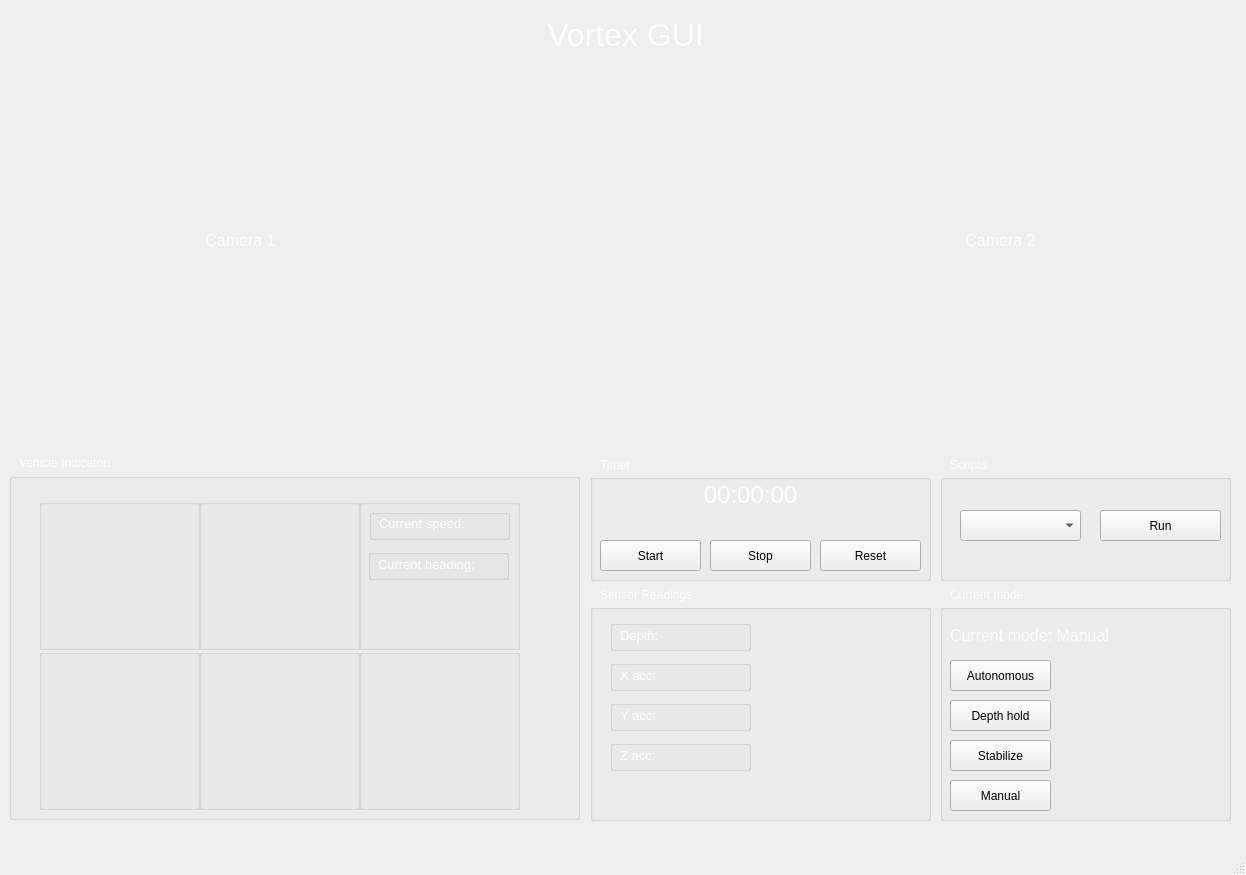
<?xml version="1.0" encoding="UTF-8"?>
<ui version="4.0">
 <class>MainWindow</class>
 <widget class="QMainWindow" name="MainWindow">
  <property name="geometry">
   <rect>
    <x>0</x>
    <y>0</y>
    <width>1246</width>
    <height>875</height>
   </rect>
  </property>
  <property name="windowTitle">
   <string>MainWindow</string>
  </property>
  <widget class="QWidget" name="centralwidget">
   <widget class="QLabel" name="label">
    <property name="geometry">
     <rect>
      <x>0</x>
      <y>0</y>
      <width>1381</width>
      <height>841</height>
     </rect>
    </property>
    <property name="layoutDirection">
     <enum>Qt::LeftToRight</enum>
    </property>
    <property name="text">
     <string/>
    </property>
    <property name="pixmap">
     <pixmap>../../Downloads/a (1).jpg</pixmap>
    </property>
    <property name="scaledContents">
     <bool>true</bool>
    </property>
   </widget>
   <widget class="QLabel" name="label_2">
    <property name="geometry">
     <rect>
      <x>500</x>
      <y>10</y>
      <width>251</width>
      <height>51</height>
     </rect>
    </property>
    <property name="font">
     <font>
      <pointsize>36</pointsize>
     </font>
    </property>
    <property name="text">
     <string>&lt;html&gt;&lt;head/&gt;&lt;body&gt;&lt;p&gt;&lt;span style=&quot; font-size:24pt; color:#ffffff;&quot;&gt;Vortex GUI&lt;/span&gt;&lt;/p&gt;&lt;/body&gt;&lt;/html&gt;</string>
    </property>
    <property name="alignment">
     <set>Qt::AlignCenter</set>
    </property>
   </widget>
   <widget class="QLabel" name="label_3">
    <property name="geometry">
     <rect>
      <x>10</x>
      <y>60</y>
      <width>461</width>
      <height>361</height>
     </rect>
    </property>
    <property name="text">
     <string>&lt;html&gt;&lt;head/&gt;&lt;body&gt;&lt;p align=&quot;center&quot;&gt;&lt;span style=&quot; font-size:12pt; color:#ffffff;&quot;&gt;Camera 1&lt;/span&gt;&lt;/p&gt;&lt;/body&gt;&lt;/html&gt;</string>
    </property>
   </widget>
   <widget class="QLabel" name="label_4">
    <property name="geometry">
     <rect>
      <x>770</x>
      <y>60</y>
      <width>461</width>
      <height>361</height>
     </rect>
    </property>
    <property name="text">
     <string>&lt;html&gt;&lt;head/&gt;&lt;body&gt;&lt;p align=&quot;center&quot;&gt;&lt;span style=&quot; font-size:12pt; color:#ffffff;&quot;&gt;Camera 2&lt;/span&gt;&lt;/p&gt;&lt;/body&gt;&lt;/html&gt;</string>
    </property>
   </widget>
   <widget class="QGroupBox" name="vehicleIndicators">
    <property name="geometry">
     <rect>
      <x>9</x>
      <y>459</y>
      <width>571</width>
      <height>361</height>
     </rect>
    </property>
    <property name="title">
     <string>                             </string>
    </property>
    <widget class="QLabel" name="label_5">
     <property name="geometry">
      <rect>
       <x>10</x>
       <y>-11</y>
       <width>91</width>
       <height>31</height>
      </rect>
     </property>
     <property name="text">
      <string>&lt;html&gt;&lt;head/&gt;&lt;body&gt;&lt;p&gt;&lt;span style=&quot; color:#ffffff;&quot;&gt;Vehicle Indicators&lt;/span&gt;&lt;/p&gt;&lt;/body&gt;&lt;/html&gt;</string>
     </property>
    </widget>
    <widget class="QGroupBox" name="groupBox">
     <property name="geometry">
      <rect>
       <x>30</x>
       <y>40</y>
       <width>161</width>
       <height>151</height>
      </rect>
     </property>
     <property name="title">
      <string/>
     </property>
     <widget class="QLabel" name="label_6">
      <property name="geometry">
       <rect>
        <x>0</x>
        <y>10</y>
        <width>161</width>
        <height>131</height>
       </rect>
      </property>
      <property name="text">
       <string/>
      </property>
      <property name="pixmap">
       <pixmap>../../Downloads/Compressed/icons/grapper-close.png</pixmap>
      </property>
      <property name="alignment">
       <set>Qt::AlignCenter</set>
      </property>
     </widget>
    </widget>
    <widget class="QGroupBox" name="groupBox_2">
     <property name="geometry">
      <rect>
       <x>190</x>
       <y>40</y>
       <width>161</width>
       <height>151</height>
      </rect>
     </property>
     <property name="title">
      <string/>
     </property>
     <widget class="QLabel" name="label_7">
      <property name="geometry">
       <rect>
        <x>6</x>
        <y>2</y>
        <width>151</width>
        <height>141</height>
       </rect>
      </property>
      <property name="text">
       <string/>
      </property>
      <property name="pixmap">
       <pixmap>../../Downloads/Compressed/icons/grapper-close-horizontalpng.png</pixmap>
      </property>
      <property name="alignment">
       <set>Qt::AlignCenter</set>
      </property>
     </widget>
    </widget>
    <widget class="QGroupBox" name="groupBox_3">
     <property name="geometry">
      <rect>
       <x>350</x>
       <y>40</y>
       <width>161</width>
       <height>151</height>
      </rect>
     </property>
     <property name="title">
      <string/>
     </property>
     <widget class="QGroupBox" name="groupBox_7">
      <property name="geometry">
       <rect>
        <x>10</x>
        <y>10</y>
        <width>141</width>
        <height>31</height>
       </rect>
      </property>
      <property name="title">
       <string/>
      </property>
      <widget class="QLabel" name="label_8">
       <property name="geometry">
        <rect>
         <x>10</x>
         <y>-1</y>
         <width>91</width>
         <height>31</height>
        </rect>
       </property>
       <property name="text">
        <string>&lt;html&gt;&lt;head/&gt;&lt;body&gt;&lt;p&gt;&lt;span style=&quot; font-size:10pt; color:#ffffff;&quot;&gt;Current speed:&lt;/span&gt;&lt;/p&gt;&lt;/body&gt;&lt;/html&gt;</string>
       </property>
      </widget>
     </widget>
     <widget class="QGroupBox" name="groupBox_8">
      <property name="geometry">
       <rect>
        <x>9</x>
        <y>50</y>
        <width>141</width>
        <height>31</height>
       </rect>
      </property>
      <property name="title">
       <string/>
      </property>
      <widget class="QLabel" name="label_9">
       <property name="geometry">
        <rect>
         <x>10</x>
         <y>0</y>
         <width>101</width>
         <height>31</height>
        </rect>
       </property>
       <property name="text">
        <string>&lt;html&gt;&lt;head/&gt;&lt;body&gt;&lt;p&gt;&lt;span style=&quot; font-size:10pt; color:#ffffff;&quot;&gt;Current heading:&lt;/span&gt;&lt;/p&gt;&lt;/body&gt;&lt;/html&gt;</string>
       </property>
      </widget>
     </widget>
    </widget>
    <widget class="QGroupBox" name="groupBox_4">
     <property name="geometry">
      <rect>
       <x>30</x>
       <y>190</y>
       <width>161</width>
       <height>161</height>
      </rect>
     </property>
     <property name="title">
      <string/>
     </property>
     <widget class="QLabel" name="label_10">
      <property name="geometry">
       <rect>
        <x>50</x>
        <y>10</y>
        <width>61</width>
        <height>41</height>
       </rect>
      </property>
      <property name="text">
       <string/>
      </property>
      <property name="pixmap">
       <pixmap>../../Downloads/Compressed/icons/frwrd-arrowred.png</pixmap>
      </property>
      <property name="scaledContents">
       <bool>true</bool>
      </property>
     </widget>
     <widget class="QLabel" name="label_11">
      <property name="geometry">
       <rect>
        <x>10</x>
        <y>50</y>
        <width>41</width>
        <height>61</height>
       </rect>
      </property>
      <property name="text">
       <string/>
      </property>
      <property name="pixmap">
       <pixmap>../../Downloads/Compressed/icons/left-arrowred.png</pixmap>
      </property>
      <property name="scaledContents">
       <bool>true</bool>
      </property>
     </widget>
     <widget class="QLabel" name="label_12">
      <property name="geometry">
       <rect>
        <x>50</x>
        <y>110</y>
        <width>61</width>
        <height>41</height>
       </rect>
      </property>
      <property name="text">
       <string/>
      </property>
      <property name="pixmap">
       <pixmap>../../Downloads/Compressed/icons/bckwrd-arrowred.png</pixmap>
      </property>
      <property name="scaledContents">
       <bool>true</bool>
      </property>
     </widget>
     <widget class="QLabel" name="label_13">
      <property name="geometry">
       <rect>
        <x>110</x>
        <y>50</y>
        <width>41</width>
        <height>61</height>
       </rect>
      </property>
      <property name="text">
       <string/>
      </property>
      <property name="pixmap">
       <pixmap>../../Downloads/Compressed/icons/right-arrowred.png</pixmap>
      </property>
      <property name="scaledContents">
       <bool>true</bool>
      </property>
     </widget>
    </widget>
    <widget class="QGroupBox" name="groupBox_5">
     <property name="geometry">
      <rect>
       <x>190</x>
       <y>190</y>
       <width>161</width>
       <height>161</height>
      </rect>
     </property>
     <property name="title">
      <string/>
     </property>
     <widget class="QLabel" name="label_14">
      <property name="geometry">
       <rect>
        <x>10</x>
        <y>10</y>
        <width>151</width>
        <height>61</height>
       </rect>
      </property>
      <property name="text">
       <string/>
      </property>
      <property name="pixmap">
       <pixmap>../../Downloads/Compressed/icons/cwred.png</pixmap>
      </property>
      <property name="scaledContents">
       <bool>true</bool>
      </property>
     </widget>
     <widget class="QLabel" name="label_15">
      <property name="geometry">
       <rect>
        <x>10</x>
        <y>80</y>
        <width>151</width>
        <height>61</height>
       </rect>
      </property>
      <property name="text">
       <string/>
      </property>
      <property name="pixmap">
       <pixmap>../../Downloads/Compressed/icons/ccwred.png</pixmap>
      </property>
      <property name="scaledContents">
       <bool>true</bool>
      </property>
     </widget>
    </widget>
    <widget class="QGroupBox" name="groupBox_6">
     <property name="geometry">
      <rect>
       <x>350</x>
       <y>190</y>
       <width>161</width>
       <height>161</height>
      </rect>
     </property>
     <property name="title">
      <string/>
     </property>
     <widget class="QLabel" name="label_16">
      <property name="geometry">
       <rect>
        <x>40</x>
        <y>20</y>
        <width>71</width>
        <height>61</height>
       </rect>
      </property>
      <property name="text">
       <string/>
      </property>
      <property name="pixmap">
       <pixmap>../../Downloads/Compressed/icons/upward-arrowred.png</pixmap>
      </property>
      <property name="scaledContents">
       <bool>true</bool>
      </property>
     </widget>
     <widget class="QLabel" name="label_17">
      <property name="geometry">
       <rect>
        <x>40</x>
        <y>90</y>
        <width>71</width>
        <height>61</height>
       </rect>
      </property>
      <property name="text">
       <string/>
      </property>
      <property name="pixmap">
       <pixmap>../../Downloads/Compressed/icons/downward-arrowred.png</pixmap>
      </property>
      <property name="scaledContents">
       <bool>true</bool>
      </property>
     </widget>
    </widget>
   </widget>
   <widget class="QGroupBox" name="groupBox_9">
    <property name="geometry">
     <rect>
      <x>590</x>
      <y>460</y>
      <width>341</width>
      <height>121</height>
     </rect>
    </property>
    <property name="title">
     <string>         </string>
    </property>
    <widget class="QLabel" name="label_18">
     <property name="geometry">
      <rect>
       <x>10</x>
       <y>-10</y>
       <width>91</width>
       <height>31</height>
      </rect>
     </property>
     <property name="text">
      <string>&lt;html&gt;&lt;head/&gt;&lt;body&gt;&lt;p&gt;&lt;span style=&quot; color:#ffffff;&quot;&gt;Timer&lt;/span&gt;&lt;/p&gt;&lt;/body&gt;&lt;/html&gt;</string>
     </property>
    </widget>
    <widget class="QLabel" name="label_19">
     <property name="geometry">
      <rect>
       <x>0</x>
       <y>20</y>
       <width>321</width>
       <height>31</height>
      </rect>
     </property>
     <property name="text">
      <string>&lt;html&gt;&lt;head/&gt;&lt;body&gt;&lt;p&gt;&lt;span style=&quot; font-size:18pt; color:#ffffff;&quot;&gt;00:00:00&lt;/span&gt;&lt;/p&gt;&lt;/body&gt;&lt;/html&gt;</string>
     </property>
     <property name="alignment">
      <set>Qt::AlignCenter</set>
     </property>
    </widget>
    <widget class="QPushButton" name="pushButton">
     <property name="geometry">
      <rect>
       <x>10</x>
       <y>80</y>
       <width>101</width>
       <height>31</height>
      </rect>
     </property>
     <property name="text">
      <string>Start</string>
     </property>
    </widget>
    <widget class="QPushButton" name="pushButton_2">
     <property name="geometry">
      <rect>
       <x>120</x>
       <y>80</y>
       <width>101</width>
       <height>31</height>
      </rect>
     </property>
     <property name="text">
      <string>Stop</string>
     </property>
    </widget>
    <widget class="QPushButton" name="pushButton_3">
     <property name="geometry">
      <rect>
       <x>230</x>
       <y>80</y>
       <width>101</width>
       <height>31</height>
      </rect>
     </property>
     <property name="text">
      <string>Reset</string>
     </property>
    </widget>
   </widget>
   <widget class="QGroupBox" name="groupBox_10">
    <property name="geometry">
     <rect>
      <x>590</x>
      <y>590</y>
      <width>341</width>
      <height>231</height>
     </rect>
    </property>
    <property name="title">
     <string>                           </string>
    </property>
    <widget class="QLabel" name="label_20">
     <property name="geometry">
      <rect>
       <x>10</x>
       <y>-10</y>
       <width>91</width>
       <height>31</height>
      </rect>
     </property>
     <property name="text">
      <string>&lt;html&gt;&lt;head/&gt;&lt;body&gt;&lt;p&gt;&lt;span style=&quot; color:#ffffff;&quot;&gt;Sensor Readings&lt;/span&gt;&lt;/p&gt;&lt;/body&gt;&lt;/html&gt;</string>
     </property>
    </widget>
    <widget class="QGroupBox" name="groupBox_11">
     <property name="geometry">
      <rect>
       <x>20</x>
       <y>30</y>
       <width>141</width>
       <height>31</height>
      </rect>
     </property>
     <property name="title">
      <string/>
     </property>
     <widget class="QLabel" name="label_21">
      <property name="geometry">
       <rect>
        <x>10</x>
        <y>0</y>
        <width>101</width>
        <height>31</height>
       </rect>
      </property>
      <property name="text">
       <string>&lt;html&gt;&lt;head/&gt;&lt;body&gt;&lt;p&gt;&lt;span style=&quot; font-size:10pt; color:#ffffff;&quot;&gt;Depth:&lt;/span&gt;&lt;/p&gt;&lt;/body&gt;&lt;/html&gt;</string>
      </property>
     </widget>
    </widget>
    <widget class="QGroupBox" name="groupBox_12">
     <property name="geometry">
      <rect>
       <x>20</x>
       <y>70</y>
       <width>141</width>
       <height>31</height>
      </rect>
     </property>
     <property name="title">
      <string/>
     </property>
     <widget class="QLabel" name="label_22">
      <property name="geometry">
       <rect>
        <x>10</x>
        <y>0</y>
        <width>101</width>
        <height>31</height>
       </rect>
      </property>
      <property name="text">
       <string>&lt;html&gt;&lt;head/&gt;&lt;body&gt;&lt;p&gt;&lt;span style=&quot; font-size:10pt; color:#ffffff;&quot;&gt;X acc:&lt;/span&gt;&lt;/p&gt;&lt;/body&gt;&lt;/html&gt;</string>
      </property>
     </widget>
    </widget>
    <widget class="QGroupBox" name="groupBox_13">
     <property name="geometry">
      <rect>
       <x>20</x>
       <y>110</y>
       <width>141</width>
       <height>31</height>
      </rect>
     </property>
     <property name="title">
      <string/>
     </property>
     <widget class="QLabel" name="label_23">
      <property name="geometry">
       <rect>
        <x>10</x>
        <y>0</y>
        <width>101</width>
        <height>31</height>
       </rect>
      </property>
      <property name="text">
       <string>&lt;html&gt;&lt;head/&gt;&lt;body&gt;&lt;p&gt;&lt;span style=&quot; font-size:10pt; color:#ffffff;&quot;&gt;Y acc:&lt;/span&gt;&lt;/p&gt;&lt;/body&gt;&lt;/html&gt;</string>
      </property>
     </widget>
    </widget>
    <widget class="QGroupBox" name="groupBox_14">
     <property name="geometry">
      <rect>
       <x>20</x>
       <y>150</y>
       <width>141</width>
       <height>31</height>
      </rect>
     </property>
     <property name="title">
      <string/>
     </property>
     <widget class="QLabel" name="label_24">
      <property name="geometry">
       <rect>
        <x>10</x>
        <y>0</y>
        <width>101</width>
        <height>31</height>
       </rect>
      </property>
      <property name="text">
       <string>&lt;html&gt;&lt;head/&gt;&lt;body&gt;&lt;p&gt;&lt;span style=&quot; font-size:10pt; color:#ffffff;&quot;&gt;Z acc:&lt;/span&gt;&lt;/p&gt;&lt;/body&gt;&lt;/html&gt;</string>
      </property>
     </widget>
    </widget>
   </widget>
   <widget class="QGroupBox" name="groupBox_15">
    <property name="geometry">
     <rect>
      <x>940</x>
      <y>460</y>
      <width>291</width>
      <height>121</height>
     </rect>
    </property>
    <property name="title">
     <string>           </string>
    </property>
    <widget class="QComboBox" name="comboBox">
     <property name="geometry">
      <rect>
       <x>20</x>
       <y>50</y>
       <width>121</width>
       <height>31</height>
      </rect>
     </property>
    </widget>
    <widget class="QPushButton" name="pushButton_4">
     <property name="geometry">
      <rect>
       <x>160</x>
       <y>50</y>
       <width>121</width>
       <height>31</height>
      </rect>
     </property>
     <property name="text">
      <string>Run</string>
     </property>
    </widget>
   </widget>
   <widget class="QLabel" name="label_25">
    <property name="geometry">
     <rect>
      <x>950</x>
      <y>450</y>
      <width>91</width>
      <height>31</height>
     </rect>
    </property>
    <property name="text">
     <string>&lt;html&gt;&lt;head/&gt;&lt;body&gt;&lt;p&gt;&lt;span style=&quot; color:#ffffff;&quot;&gt;Scripts&lt;/span&gt;&lt;/p&gt;&lt;/body&gt;&lt;/html&gt;</string>
    </property>
   </widget>
   <widget class="QGroupBox" name="groupBox_16">
    <property name="geometry">
     <rect>
      <x>940</x>
      <y>590</y>
      <width>291</width>
      <height>231</height>
     </rect>
    </property>
    <property name="title">
     <string>                      </string>
    </property>
    <widget class="QLabel" name="label_27">
     <property name="geometry">
      <rect>
       <x>10</x>
       <y>30</y>
       <width>161</width>
       <height>31</height>
      </rect>
     </property>
     <property name="text">
      <string>&lt;html&gt;&lt;head/&gt;&lt;body&gt;&lt;p&gt;&lt;span style=&quot; font-size:12pt; color:#ffffff;&quot;&gt;Current mode: Manual&lt;/span&gt;&lt;/p&gt;&lt;/body&gt;&lt;/html&gt;</string>
     </property>
    </widget>
    <widget class="QPushButton" name="pushButton_5">
     <property name="geometry">
      <rect>
       <x>10</x>
       <y>70</y>
       <width>101</width>
       <height>31</height>
      </rect>
     </property>
     <property name="text">
      <string>Autonomous</string>
     </property>
    </widget>
    <widget class="QPushButton" name="pushButton_6">
     <property name="geometry">
      <rect>
       <x>10</x>
       <y>110</y>
       <width>101</width>
       <height>31</height>
      </rect>
     </property>
     <property name="text">
      <string>Depth hold</string>
     </property>
    </widget>
    <widget class="QPushButton" name="pushButton_7">
     <property name="geometry">
      <rect>
       <x>10</x>
       <y>150</y>
       <width>101</width>
       <height>31</height>
      </rect>
     </property>
     <property name="text">
      <string>Stabilize</string>
     </property>
    </widget>
    <widget class="QPushButton" name="pushButton_8">
     <property name="geometry">
      <rect>
       <x>10</x>
       <y>190</y>
       <width>101</width>
       <height>31</height>
      </rect>
     </property>
     <property name="text">
      <string>Manual</string>
     </property>
    </widget>
   </widget>
   <widget class="QLabel" name="label_26">
    <property name="geometry">
     <rect>
      <x>950</x>
      <y>580</y>
      <width>91</width>
      <height>31</height>
     </rect>
    </property>
    <property name="text">
     <string>&lt;html&gt;&lt;head/&gt;&lt;body&gt;&lt;p&gt;&lt;span style=&quot; color:#ffffff;&quot;&gt;Current mode&lt;/span&gt;&lt;/p&gt;&lt;/body&gt;&lt;/html&gt;</string>
    </property>
   </widget>
  </widget>
  <widget class="QMenuBar" name="menubar">
   <property name="geometry">
    <rect>
     <x>0</x>
     <y>0</y>
     <width>1246</width>
     <height>21</height>
    </rect>
   </property>
  </widget>
  <widget class="QStatusBar" name="statusbar"/>
 </widget>
 <resources/>
 <connections/>
</ui>
